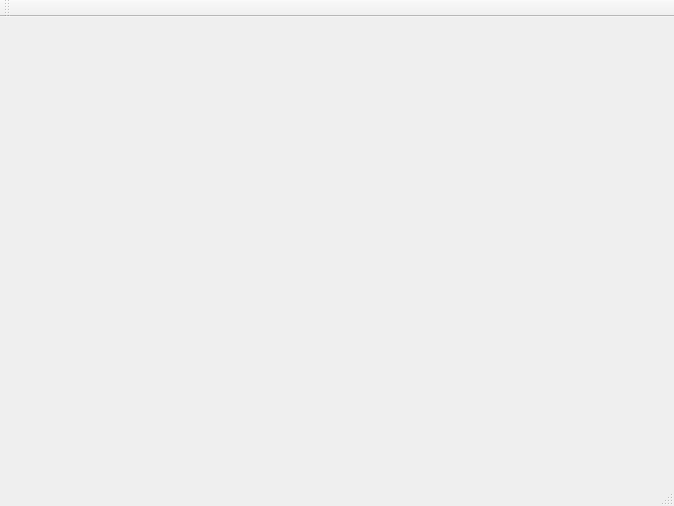
<?xml version="1.0" encoding="UTF-8"?>
<ui version="4.0">
 <class>HelloWorldClass</class>
 <widget class="QMainWindow" name="HelloWorldClass">
  <property name="geometry">
   <rect>
    <x>0</x>
    <y>0</y>
    <width>674</width>
    <height>506</height>
   </rect>
  </property>
  <property name="windowTitle">
   <string>HelloWorld</string>
  </property>
  <widget class="QWidget" name="centralWidget"/>
  <widget class="QMenuBar" name="menuBar">
   <property name="geometry">
    <rect>
     <x>0</x>
     <y>0</y>
     <width>674</width>
     <height>25</height>
    </rect>
   </property>
  </widget>
  <widget class="QToolBar" name="mainToolBar">
   <attribute name="toolBarArea">
    <enum>TopToolBarArea</enum>
   </attribute>
   <attribute name="toolBarBreak">
    <bool>false</bool>
   </attribute>
  </widget>
  <widget class="QStatusBar" name="statusBar"/>
 </widget>
 <layoutdefault spacing="6" margin="11"/>
 <resources>
  <include location="helloworld.qrc"/>
 </resources>
 <connections/>
</ui>
